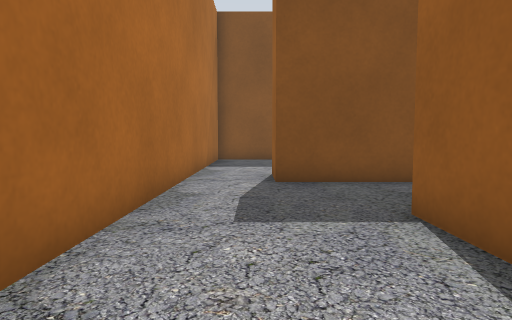
[1] (above)

16 first-person views from a walk through a robot-simulator world made for Gazebo. The camera is 0.5 m above the floor, tilts 4° down and sees 75° across. The floor is counted in squares, 0.5 m on a side. Each view is taken from the middle of a square. On the plan, view 1 faces up. The plan holds only what a view shows up to about 12 squares ahead; the rest is blank. Gazebo's built-in surfaces are drawn with simple patterns.

[2]
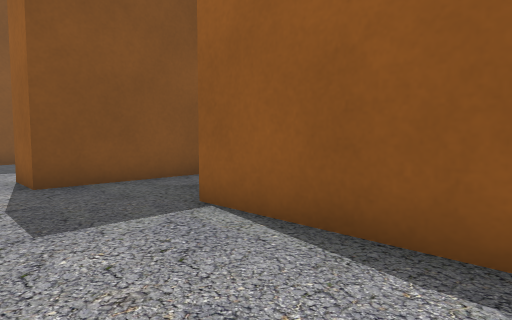

[3]
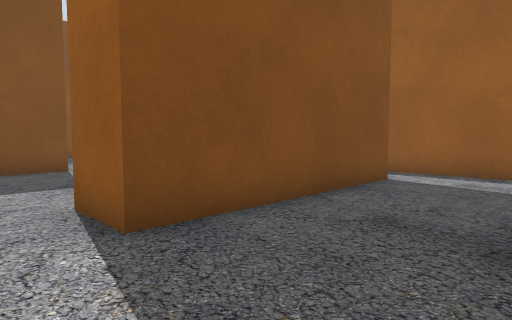

[4]
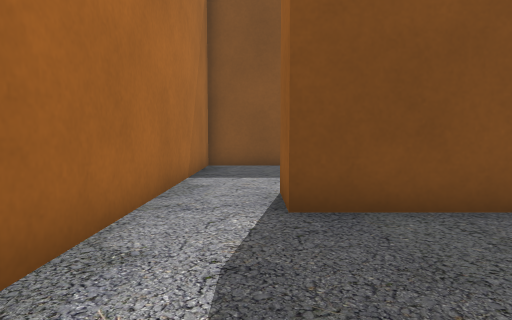

[5]
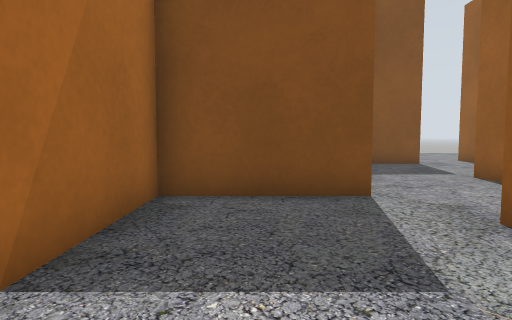

[6]
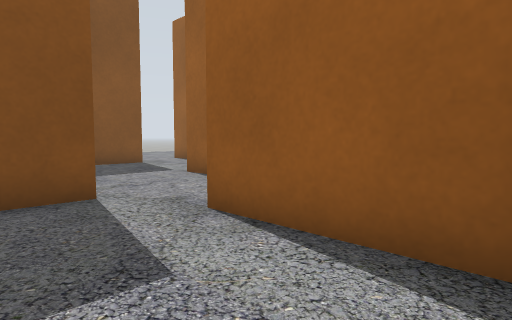

[7]
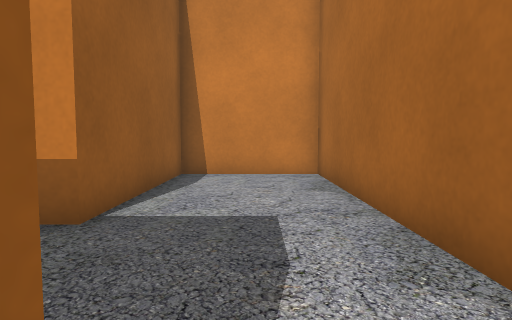

[8]
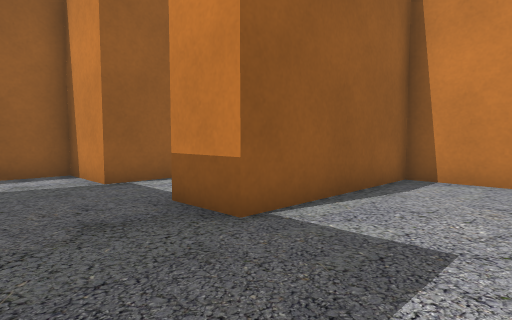

[9]
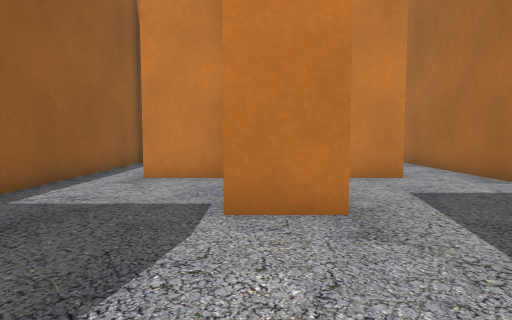

[10]
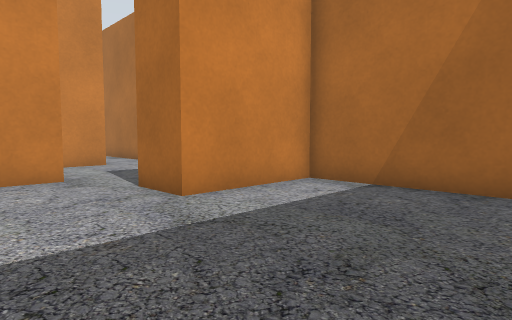

[11]
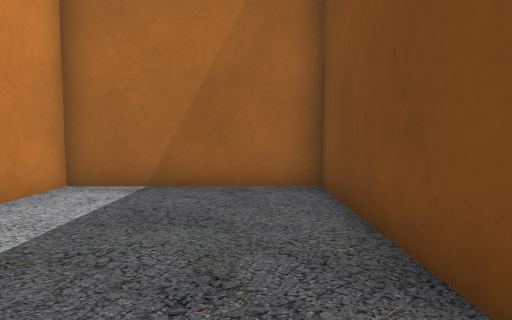

[12]
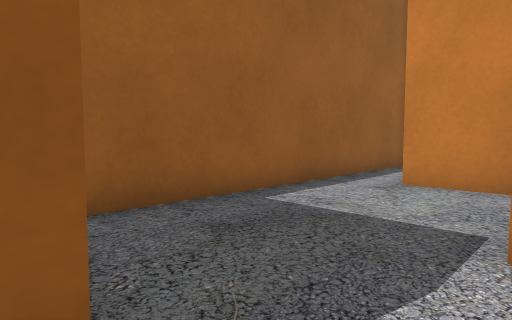

[13]
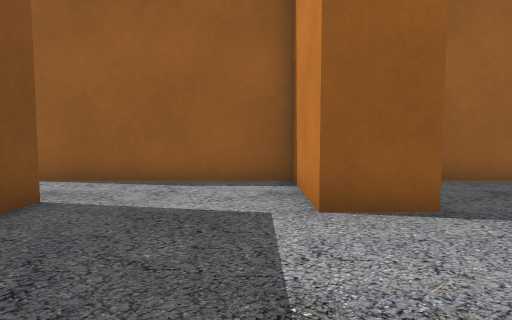

[14]
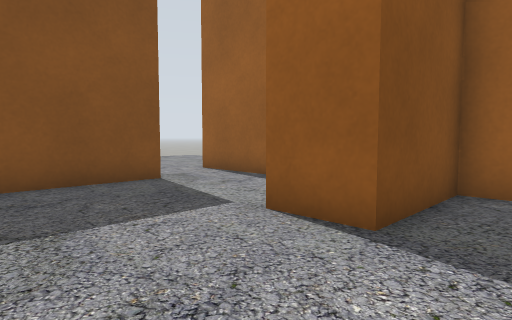

[15]
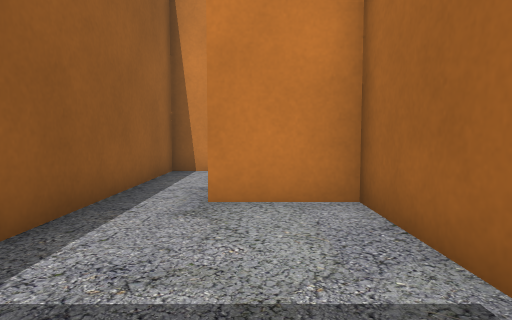

[16]
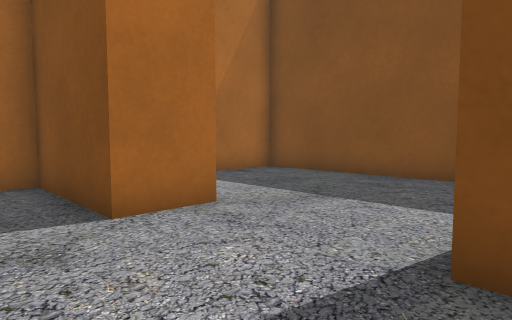

### Floor plan
Ten units are one square. View 1 is at (0, 0); x grows to the right and y downward. Boxes are objects, and circles mark ways between rooms. Rooms are numbered by the first view taken in them; rooms with no view inside come last. Other rooms are left out.
<svg viewBox="-22 -230 111 244">
<path fill="none" stroke="#000" d="M36 -73 4 -73 4 -89M-17 -96 -17 9 20 9 20 -43 36 -43M61 -213 -17 -213 -17 -162 19 -162M54 -156 54 -172 64 -172M4 -89 19 -89M19 -146 -17 -146 -17 -96M28 -92 28 -128M44 -120 44 -89 68 -89M28 -128 45 -128M84 -75 84 -156 54 -156M19 -162 19 -146M68 -73 36 -73M64 -172 84 -172 84 -216M62 -43 84 -43 84 -75"/>
<circle cx="-5" cy="-85" r="3" fill="#2a7"/>
<circle cx="25" cy="-60" r="3" fill="#2a7"/>
<circle cx="40" cy="-160" r="3" fill="#2a7"/>
<circle cx="60" cy="-195" r="3" fill="#2a7"/>
<circle cx="15" cy="-140" r="3" fill="#2a7"/>
<circle cx="75" cy="-85" r="3" fill="#2a7"/>
<circle cx="60" cy="-60" r="3" fill="#2a7"/>
<text x="0" y="-50">1</text>
<text x="30" y="-190">2</text>
<text x="0" y="-120">3</text>
<text x="60" y="-120">4</text>
<text x="50" y="-60">5</text>
<text x="70" y="-200">6</text>
<text x="70" y="-60">7</text>
</svg>
Room 1 opens to room 3. Room 1 opens to room 5. Room 2 opens to room 4. Room 2 opens to room 6. Room 3 opens to room 4. Room 4 opens to room 7. Room 5 opens to room 7.

Where each view was taken, in squares from view 1:
view 1: 0 up, 0 right, facing up
view 2: 0 up, 1 left, facing up-right
view 3: 4 up, 1 left, facing up-right
view 4: 3 up, 0 right, facing up
view 5: 9 up, 0 right, facing up
view 6: 9 up, 0 right, facing up-right
view 7: 8 up, 0 right, facing down
view 8: 7 up, 1 left, facing down-right
view 9: 17 up, 4 right, facing down
view 10: 21 up, 5 right, facing down-left
view 11: 20 up, 5 right, facing left
view 12: 16 up, 4 right, facing down-right
view 13: 18 up, 1 right, facing right
view 14: 14 up, 2 right, facing up-right
view 15: 14 up, 6 right, facing down
view 16: 13 up, 6 right, facing up-left
